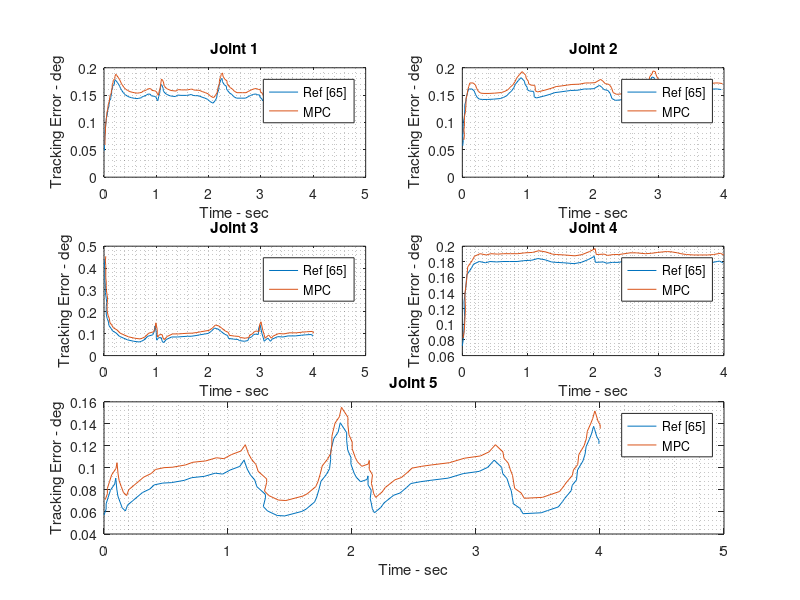

This chart was generated by the following MATLAB code: (Note: this script raises an error after producing the figure.)
clear
clc
close all
%% Defaults for this blog post
width = 8;     % Width in inches
height = 4;    % Height in inches
alw = 0.75;    % AxesLineWidth
fsz =16 ;      % Fontsize
lw = 1;      % LineWidth
msz = 8;       % MarkerSize
%%
j1=[8.63930885529158e-003    4.86326995479706e-002
 8.63930885529158e-003    5.62829727720143e-002
 8.63930885529158e-003    6.44796940834897e-002
 1.72786177105832e-002    7.26752351615150e-002
 1.72786177105832e-002    7.81397160358319e-002
 2.59179265658747e-002    8.90674975510156e-002
 3.45572354211663e-002    9.72630386290408e-002
 4.31965442764579e-002    1.03819235444771e-001
 4.31965442764579e-002    1.07097923969361e-001
 6.04751619870410e-002    1.13652940551641e-001
 6.91144708423326e-002    1.21302033542235e-001
 7.77537796976242e-002    1.25125989920806e-001
 9.50323974082073e-002    1.29495214153360e-001
 9.50323974082073e-002    1.32773902677950e-001
 1.03671706263499e-001    1.36597859056521e-001
 1.03671706263499e-001    1.38783651406248e-001
 1.12311015118790e-001    1.40968263522525e-001
 1.29589632829374e-001    1.43151695405351e-001
 1.29589632829374e-001    1.45883935842510e-001
 1.38228941684665e-001    1.50254340308513e-001
 1.46868250539957e-001    1.54078296687085e-001
 1.46868250539957e-001    1.59542777561402e-001
 1.64146868250540e-001    1.62819105619091e-001
 1.64146868250540e-001    1.66644242231113e-001
 1.98704103671706e-001    1.69918209821903e-001
 1.98704103671706e-001    1.74289794521356e-001
 2.15982721382289e-001    1.78112570666478e-001
 2.33261339092873e-001    1.75924417849851e-001
 2.59179265658747e-001    1.72642188624910e-001
 2.85097192224622e-001    1.68813511312538e-001
 3.02375809935205e-001    1.65532462321047e-001
 3.19654427645788e-001    1.61704965242125e-001
 3.36933045356371e-001    1.58970364338066e-001
 3.71490280777538e-001    1.54047610617380e-001
 4.06047516198704e-001    1.50764201158989e-001
 4.40604751619870e-001    1.48573687875462e-001
 4.83801295896328e-001    1.46381994358484e-001
 5.26997840172786e-001    1.45283197016370e-001
 5.78833693304536e-001    1.44183219440805e-001
 6.30669546436285e-001    1.43629689952673e-001
 6.65226781857451e-001    1.44171417106304e-001
 7.17062634989201e-001    1.45257231880466e-001
 7.34341252699784e-001    1.47440663763292e-001
 7.51619870410367e-001    1.47438303296392e-001
 8.03455723542117e-001    1.49617014245418e-001
 8.38012958963283e-001    1.51798085661344e-001
 8.81209503239741e-001    1.51792184494093e-001
 9.07127429805616e-001    1.48509955269152e-001
 9.58963282937365e-001    1.47956425781020e-001
 9.93520518358531e-001    1.46312360584924e-001
 1.01079913606911e+000    1.41938415418570e-001
 1.02807775377970e+000    1.39750262601943e-001
 1.04535637149028e+000    1.47398175359086e-001
 1.06263498920086e+000    1.52860295766503e-001
 1.07127429805616e+000    1.58323596407369e-001
 1.07991360691145e+000    1.64333345135668e-001
 1.08855291576674e+000    1.69250197689103e-001
 1.10583153347732e+000    1.68154941047339e-001
 1.13174946004320e+000    1.62140471385240e-001
 1.13174946004320e+000    1.58861782860650e-001
 1.14902807775378e+000    1.55580733869159e-001
 1.18358531317495e+000    1.52297324410768e-001
 1.20086393088553e+000    1.51202067769005e-001
 1.26997840172786e+000    1.48460385464245e-001
 1.36501079913607e+000    1.47354506721430e-001
 1.40820734341253e+000    1.50080845991337e-001
 1.46868250539957e+000    1.49526136269754e-001
 1.52915766738661e+000    1.49517874635603e-001
 1.58099352051836e+000    1.49510793234902e-001
 1.64146868250540e+000    1.50595427775614e-001
 1.66738660907127e+000    1.51138335162695e-001
 1.70194384449244e+000    1.49494269966599e-001
 1.74514038876890e+000    1.48941920711917e-001
 1.80561555075594e+000    1.48933659077766e-001
 1.87473002159827e+000    1.46191976773006e-001
 1.92656587473002e+000    1.44545551110010e-001
 1.97840172786177e+000    1.42352677359582e-001
 2.02159827213823e+000    1.38521639580309e-001
 2.08207343412527e+000    1.35234689421568e-001
 2.11663066954644e+000    1.39055105099789e-001
 2.15118790496760e+000    1.44514865040305e-001
 2.15982721382289e+000    1.49431717593740e-001
 2.16846652267819e+000    1.53802122059743e-001
 2.19438444924406e+000    1.60355958408573e-001
 2.19438444924406e+000    1.64727543108027e-001
 2.20302375809935e+000    1.70190843748894e-001
 2.22030237580994e+000    1.74013619894015e-001
 2.22894168466523e+000    1.77837576272587e-001
 2.25485961123110e+000    1.80566276009395e-001
 2.26349892008639e+000    1.74554166814196e-001
 2.29805615550756e+000    1.69084965006078e-001
 2.34125269978402e+000    1.65800375314237e-001
 2.34125269978402e+000    1.64707479139374e-001
 2.34125269978402e+000    1.61428790614784e-001
 2.35853131749460e+000    1.58694189710725e-001
 2.40172786177106e+000    1.53770255756589e-001
 2.44492440604752e+000    1.51032114152179e-001
 2.47948164146868e+000    1.47202256606357e-001
 2.53131749460043e+000    1.44462934768497e-001
 2.63498920086393e+000    1.44448771967095e-001
 2.70410367170626e+000    1.44439330099494e-001
 2.75593952483801e+000    1.47164489135951e-001
 2.79913606911447e+000    1.49344380318427e-001
 2.85961123110151e+000    1.51521911034003e-001
 2.90280777537797e+000    1.52062457954183e-001
 2.93736501079914e+000    1.50418392758088e-001
 2.97192224622030e+000    1.50413671824287e-001
 2.98056155507559e+000    1.46040906891383e-001
 3.01511879049676e+000    1.43303945520424e-001
 3.03239740820734e+000    1.39476448441502e-001
 3.07559395248380e+000    1.48760164760590e-001
 3.08423326133909e+000    1.55862809663752e-001
 3.09287257019438e+000    1.61872558392050e-001
 3.10151187904968e+000    1.66242962858053e-001
 3.11879049676026e+000    1.68972842828311e-001
 3.14470842332613e+000    1.66783509778234e-001
 3.15334773218143e+000    1.61317848670467e-001
 3.16198704103672e+000    1.59130876087290e-001
 3.17926565874730e+000    1.55303379008368e-001
 3.18790496760259e+000    1.53116406425191e-001
 3.23110151187905e+000    1.50378264820782e-001
 3.27429805615551e+000    1.48186571303804e-001
 3.30885529157667e+000    1.46542506107708e-001
 3.36069114470842e+000    1.44896080444712e-001
 3.40388768898488e+000    1.47075971627188e-001
 3.49892008639309e+000    1.47062989059236e-001
 3.55075593952484e+000    1.49241700008262e-001
 3.59395248380130e+000    1.49235798841011e-001
 3.64578833693305e+000    1.49228717440310e-001
 3.69762419006479e+000    1.50314532214472e-001
 3.73218142548596e+000    1.50309811280671e-001
 3.78401727861771e+000    1.49756281792539e-001
 3.82721382289417e+000    1.48111036362993e-001
 3.86177105831533e+000    1.48106315429192e-001
 3.92224622030238e+000    1.45912261445314e-001
 3.94816414686825e+000    1.44269376482668e-001
 3.99136069114471e+000    1.42624131053122e-001];
j2=[6.12398718673450e-003    5.73770491803279e-002
 1.43207084982099e-002    6.72131147540984e-002
 5.34671188995666e-003    7.54098360655738e-002
 1.37083097795365e-002    8.14207650273224e-002
 1.32372338420953e-002    9.23497267759563e-002
 1.29310344827586e-002    9.94535519125683e-002
 2.97719992462785e-002    1.08743169398907e-001
 3.77802901827775e-002    1.22950819672131e-001
 3.74034294328246e-002    1.31693989071038e-001
 5.43150555869606e-002    1.39344262295082e-001
 6.26059920859243e-002    1.46994535519126e-001
 7.95176182400603e-002    1.54644808743169e-001
 9.64763519879405e-002    1.61202185792350e-001
 1.48200489918975e-001    1.61202185792350e-001
 1.82848125117769e-001    1.57377049180328e-001
 2.00348596193706e-001    1.51366120218579e-001
 2.26446203127944e-001    1.45901639344262e-001
 2.61070284529866e-001    1.42622950819672e-001
 3.12817976257773e-001    1.42076502732240e-001
 3.90404183154324e-001    1.42076502732240e-001
 4.76587525909177e-001    1.42622950819672e-001
 5.79988694177501e-001    1.43715846994536e-001
 6.31618616921048e-001    1.45901639344262e-001
 6.83201432070850e-001    1.49180327868852e-001
 7.08898624458263e-001    1.53005464480874e-001
 7.51813642359148e-001    1.57377049180328e-001
 7.86037309214245e-001    1.63387978142077e-001
 8.11616732617298e-001    1.69945355191257e-001
 8.54437535330695e-001    1.76502732240437e-001
 8.97305445637837e-001    1.81967213114754e-001
 9.49312229131336e-001    1.75409836065574e-001
 9.58168456755229e-001    1.69945355191257e-001
 9.92910307141511e-001    1.63934426229508e-001
 9.93075183719616e-001    1.60109289617486e-001
 1.02767571132467e+000    1.57377049180328e-001
 1.08804409270774e+000    1.56830601092896e-001
 1.09685321273789e+000    1.52459016393443e-001
 1.09708875070661e+000    1.46994535519126e-001
 1.13166572451479e+000    1.44808743169399e-001
 1.24359336725080e+000    1.48087431693989e-001
 1.33827963067647e+000    1.51366120218579e-001
 1.41572451479178e+000    1.54644808743169e-001
 1.49326361409459e+000    1.55737704918033e-001
 1.58802053891087e+000    1.57377049180328e-001
 1.65693894855851e+000    1.58469945355191e-001
 1.76898436027888e+000    1.59016393442623e-001
 1.86371773129829e+000    1.61202185792350e-001
 1.92406255888449e+000    1.61202185792350e-001
 2.01024590163934e+000    1.61748633879781e-001
 2.09619370642548e+000    1.67759562841530e-001
 2.13081778782740e+000    1.64480874316940e-001
 2.16548897682306e+000    1.60109289617486e-001
 2.22590446579989e+000    1.58469945355191e-001
 2.26062276238930e+000    1.53005464480874e-001
 2.28688524590164e+000    1.43715846994536e-001
 2.33875070661391e+000    1.40437158469945e-001
 2.49385245901639e+000    1.42076502732240e-001
 2.63171283210854e+000    1.43715846994536e-001
 2.71768419069154e+000    1.49180327868852e-001
 2.71749576031656e+000    1.53551912568306e-001
 2.78613152440173e+000    1.61202185792350e-001
 2.83762012436405e+000    1.66666666666667e-001
 2.84598172225363e+000    1.72677595628415e-001
 2.88025249670247e+000    1.77595628415301e-001
 2.89725833804409e+000    1.83060109289618e-001
 2.93178820425853e+000    1.81967213114754e-001
 2.94062087808555e+000    1.77049180327869e-001
 2.95807424156774e+000    1.72131147540984e-001
 2.98414829470511e+000    1.67213114754098e-001
 3.00150744299981e+000    1.64480874316940e-001
 3.01896080648201e+000    1.59562841530055e-001
 3.05356133408705e+000    1.56830601092896e-001
 3.09661767476917e+000    1.57923497267760e-001
 3.12257395892218e+000    1.55737704918033e-001
 3.13140663274920e+000    1.50819672131148e-001
 3.16605426794799e+000    1.46994535519126e-001
 3.18343697003957e+000    1.43715846994536e-001
 3.21777840587903e+000    1.46994535519126e-001
 3.30384397964952e+000    1.50273224043716e-001
 3.39850668927831e+000    1.54098360655738e-001
 3.51050499340494e+000    1.55737704918033e-001
 3.61385905407952e+000    1.57923497267760e-001
 3.73447804786132e+000    1.59562841530055e-001
 3.84647635198794e+000    1.61202185792350e-001
 3.89820048991897e+000    1.61202185792350e-001
 3.95859242509893e+000    1.60109289617486e-001];
j3=[1.72413793103448e-002    4.39782016348774e-001
 8.62068965517241e-003    4.18528610354223e-001
 1.72413793103448e-002    3.97275204359673e-001
 1.72413793103448e-002    3.67847411444142e-001
 1.72413793103448e-002    3.41689373297003e-001
 2.58620689655172e-002    3.22070844686649e-001
 2.58620689655172e-002    3.05722070844687e-001
 2.58620689655172e-002    2.87738419618529e-001
 4.31034482758621e-002    2.61580381471390e-001
 5.17241379310345e-002    2.43596730245232e-001
 4.31034482758621e-002    2.23978201634877e-001
 4.31034482758621e-002    2.10899182561308e-001
 4.31034482758621e-002    1.89645776566757e-001
 6.03448275862069e-002    1.70027247956403e-001
 8.62068965517241e-002    1.53678474114441e-001
 9.48275862068965e-002    1.37329700272480e-001
 1.29310344827586e-001    1.25885558583106e-001
 1.63793103448276e-001    1.12806539509537e-001
 2.32758620689655e-001    1.02997275204360e-001
 2.93103448275862e-001    8.82833787465940e-002
 3.70689655172414e-001    8.01089918256131e-002
 4.48275862068966e-001    7.19346049046321e-002
 5.68965517241379e-001    6.53950953678474e-002
 6.72413793103448e-001    6.21253405994550e-002
 7.15517241379310e-001    6.53950953678474e-002
 7.67241379310345e-001    7.19346049046321e-002
 8.36206896551724e-001    8.82833787465940e-002
 9.31034482758621e-001    9.48228882833787e-002
 9.56896551724138e-001    1.07901907356948e-001
 9.74137931034483e-001    1.35694822888283e-001
 1.00000000000000e+000    1.04632152588556e-001
 1.00000000000000e+000    8.17438692098093e-002
 1.00862068965517e+000    7.02997275204360e-002
 1.04310344827586e+000    8.17438692098093e-002
 1.09482758620690e+000    8.17438692098093e-002
 1.11206896551724e+000    6.53950953678474e-002
 1.13793103448276e+000    5.88555858310627e-002
 1.18965517241379e+000    7.35694822888283e-002
 1.29310344827586e+000    8.50136239782016e-002
 1.40517241379310e+000    8.50136239782016e-002
 1.49137931034483e+000    8.66485013623978e-002
 1.59482758620690e+000    8.82833787465940e-002
 1.66379310344828e+000    8.82833787465940e-002
 1.75862068965517e+000    9.15531335149864e-002
 1.82758620689655e+000    9.48228882833787e-002
 1.91379310344828e+000    9.80926430517711e-002
 1.99137931034483e+000    1.01362397820163e-001
 2.05172413793103e+000    1.11171662125341e-001
 2.11206896551724e+000    1.25885558583106e-001
 2.18103448275862e+000    1.20980926430518e-001
 2.23275862068966e+000    1.11171662125341e-001
 2.30172413793103e+000    9.80926430517711e-002
 2.36206896551724e+000    9.15531335149864e-002
 2.37931034482759e+000    7.84741144414169e-002
 2.47413793103448e+000    7.52043596730245e-002
 2.56034482758621e+000    7.35694822888283e-002
 2.58620689655172e+000    6.86648501362398e-002
 2.68103448275862e+000    6.53950953678474e-002
 2.75000000000000e+000    6.86648501362398e-002
 2.76724137931034e+000    8.01089918256131e-002
 2.81896551724138e+000    8.50136239782016e-002
 2.85344827586207e+000    9.48228882833787e-002
 2.88793103448276e+000    9.80926430517711e-002
 2.94827586206897e+000    9.64577656675749e-002
 2.95689655172414e+000    1.27520435967302e-001
 2.98275862068966e+000    1.40599455040872e-001
 3.01724137931034e+000    1.01362397820163e-001
 3.04310344827586e+000    8.17438692098093e-002
 3.06034482758621e+000    6.53950953678474e-002
 3.12931034482759e+000    8.01089918256131e-002
 3.18103448275862e+000    6.53950953678474e-002
 3.21551724137931e+000    7.52043596730245e-002
 3.31896551724138e+000    8.66485013623978e-002
 3.42241379310345e+000    8.50136239782016e-002
 3.51724137931034e+000    8.99182561307902e-002
 3.65517241379310e+000    8.99182561307902e-002
 3.77586206896552e+000    9.31880108991826e-002
 3.85344827586207e+000    9.48228882833787e-002
 3.96551724137931e+000    9.64577656675749e-002
 3.99137931034483e+000    8.82833787465940e-002];
j4=[0.00000000000000e+000    7.24795640326975e-002
 1.72413793103448e-002    8.22888283378747e-002
 3.44827586206897e-002    1.10081743869210e-001
 2.58620689655172e-002    1.28610354223433e-001
 5.17241379310345e-002    1.46049046321526e-001
 6.89655172413793e-002    1.63487738419619e-001
 1.37931034482759e-001    1.71662125340599e-001
 1.72413793103448e-001    1.77111716621253e-001
 2.58620689655172e-001    1.80381471389646e-001
 3.53448275862069e-001    1.78746594005450e-001
 4.22413793103448e-001    1.80381471389646e-001
 5.25862068965517e-001    1.79836512261580e-001
 6.20689655172414e-001    1.80381471389646e-001
 7.24137931034483e-001    1.80381471389646e-001
 8.36206896551724e-001    1.80381471389646e-001
 9.39655172413793e-001    1.81471389645777e-001
 1.06034482758621e+000    1.82016348773842e-001
 1.15517241379310e+000    1.84196185286104e-001
 1.26724137931034e+000    1.82561307901907e-001
 1.36206896551724e+000    1.79836512261580e-001
 1.43103448275862e+000    1.79291553133515e-001
 1.55172413793103e+000    1.78746594005450e-001
 1.70689655172414e+000    1.77656675749319e-001
 1.81896551724138e+000    1.79291553133515e-001
 1.93103448275862e+000    1.83106267029973e-001
 2.01724137931034e+000    1.86920980926431e-001
 2.03448275862069e+000    1.79291553133515e-001
 2.15517241379310e+000    1.79836512261580e-001
 2.20689655172414e+000    1.78201634877384e-001
 2.29310344827586e+000    1.79291553133515e-001
 2.37931034482759e+000    1.79291553133515e-001
 2.55172413793103e+000    1.81471389645777e-001
 2.64655172413793e+000    1.81471389645777e-001
 2.78448275862069e+000    1.80381471389646e-001
 2.87931034482759e+000    1.80926430517711e-001
 2.97413793103448e+000    1.82016348773842e-001
 3.10344827586207e+000    1.83106267029973e-001
 3.12068965517241e+000    1.83106267029973e-001
 3.19827586206897e+000    1.82561307901907e-001
 3.27586206896552e+000    1.81471389645777e-001
 3.32758620689655e+000    1.80381471389646e-001
 3.41379310344828e+000    1.79291553133515e-001
 3.52586206896552e+000    1.78746594005450e-001
 3.61206896551724e+000    1.78746594005450e-001
 3.73275862068966e+000    1.78746594005450e-001
 3.82758620689655e+000    1.79291553133515e-001
 3.89655172413793e+000    1.80381471389646e-001
 3.93103448275862e+000    1.80926430517711e-001
 3.98275862068966e+000    1.78746594005450e-001];
j5=[ 0.00000000000000e+000    5.72207084468665e-002
 1.72413793103448e-002    6.25340599455041e-002
 1.72413793103448e-002    6.74386920980926e-002
 3.44827586206897e-002    7.35694822888283e-002
 5.17241379310345e-002    7.97002724795640e-002
 8.62068965517241e-002    8.54223433242507e-002
 9.48275862068965e-002    9.07356948228883e-002
 1.03448275862069e-001    8.05177111716621e-002
 1.12068965517241e-001    7.43869209809264e-002
 1.29310344827586e-001    6.90735694822888e-002
 1.46551724137931e-001    6.37602179836512e-002
 1.72413793103448e-001    6.08991825613079e-002
 1.89655172413793e-001    6.62125340599455e-002
 2.32758620689655e-001    7.02997275204360e-002
 2.67241379310345e-001    7.35694822888283e-002
 3.10344827586207e-001    7.76566757493188e-002
 3.70689655172414e-001    8.09264305177112e-002
 4.05172413793103e-001    8.46049046321526e-002
 4.74137931034483e-001    8.62397820163488e-002
 5.43103448275862e-001    8.66485013623978e-002
 6.46551724137931e-001    8.86920980926430e-002
 7.06896551724138e-001    9.11444141689373e-002
 8.10344827586207e-001    9.23705722070845e-002
 8.96551724137931e-001    9.52316076294278e-002
 9.56896551724138e-001    9.44141689373297e-002
 1.01724137931034e+000    9.80926430517711e-002
 1.09482758620690e+000    1.01362397820163e-001
 1.12931034482759e+000    1.07084468664850e-001
 1.15517241379310e+000    9.89100817438692e-002
 1.18103448275862e+000    9.35967302452316e-002
 1.21551724137931e+000    8.91008174386921e-002
 1.23275862068966e+000    8.29700272479564e-002
 1.30172413793103e+000    7.60217983651226e-002
 1.30172413793103e+000    7.27520435967302e-002
 1.28448275862069e+000    6.49863760217984e-002
 1.31896551724138e+000    6.08991825613079e-002
 1.39655172413793e+000    5.68119891008174e-002
 1.45689655172414e+000    5.64032697547684e-002
 1.59482758620690e+000    6.04904632152589e-002
 1.62931034482759e+000    6.25340599455041e-002
 1.69827586206897e+000    6.90735694822888e-002
 1.71551724137931e+000    7.35694822888283e-002
 1.73275862068966e+000    8.01089918256131e-002
 1.75000000000000e+000    8.78746594005450e-002
 1.79310344827586e+000    9.40054495912807e-002
 1.81896551724138e+000    9.93188010899183e-002
 1.82758620689655e+000    1.07493188010899e-001
 1.82758620689655e+000    1.14441416893733e-001
 1.83620689655172e+000    1.18937329700272e-001
 1.85344827586207e+000    1.26702997275204e-001
 1.88793103448276e+000    1.32425068119891e-001
 1.90517241379310e+000    1.41008174386921e-001
 1.95689655172414e+000    1.32016348773842e-001
 1.95689655172414e+000    1.25068119891008e-001
 1.96551724137931e+000    1.16076294277929e-001
 1.99137931034483e+000    1.09536784741144e-001
 1.99137931034483e+000    1.03405994550409e-001
 2.01724137931034e+000    9.52316076294278e-002
 2.03448275862069e+000    9.15531335149864e-002
 2.06896551724138e+000    8.74659400544959e-002
 2.12068965517241e+000    8.95095367847411e-002
 2.12931034482759e+000    9.27792915531335e-002
 2.12931034482759e+000    8.46049046321526e-002
 2.15517241379310e+000    7.97002724795640e-002
 2.14655172413793e+000    7.19346049046321e-002
 2.15517241379310e+000    6.82561307901907e-002
 2.16379310344828e+000    6.29427792915531e-002
 2.18103448275862e+000    5.92643051771117e-002
 2.23275862068966e+000    6.41689373297003e-002
 2.25862068965517e+000    6.82561307901907e-002
 2.33620689655172e+000    7.52043596730245e-002
 2.38793103448276e+000    7.72479564032698e-002
 2.43965517241379e+000    8.21525885558583e-002
 2.47413793103448e+000    8.58310626702997e-002
 2.55172413793103e+000    8.74659400544959e-002
 2.62931034482759e+000    8.86920980926430e-002
 2.77586206896552e+000    9.07356948228883e-002
 2.89655172413793e+000    9.48228882833787e-002
 3.02586206896552e+000    9.68664850136240e-002
 3.09482758620690e+000    1.00544959128065e-001
 3.14655172413793e+000    1.07084468664850e-001
 3.20689655172414e+000    1.00544959128065e-001
 3.21551724137931e+000    9.48228882833787e-002
 3.25000000000000e+000    9.03269754768392e-002
 3.26724137931034e+000    8.41961852861035e-002
 3.28448275862069e+000    7.92915531335150e-002
 3.29310344827586e+000    7.31607629427793e-002
 3.30172413793103e+000    6.74386920980926e-002
 3.35344827586207e+000    6.33514986376022e-002
 3.37931034482759e+000    5.84468664850136e-002
 3.52586206896552e+000    5.92643051771117e-002
 3.57758620689655e+000    6.13079019073569e-002
 3.66379310344828e+000    6.45776566757493e-002
 3.69827586206897e+000    6.94822888283379e-002
 3.71551724137931e+000    7.23433242506812e-002
 3.76724137931034e+000    7.92915531335150e-002
 3.77586206896552e+000    8.41961852861035e-002
 3.81034482758621e+000    8.91008174386921e-002
 3.81896551724138e+000    9.80926430517711e-002
 3.86206896551724e+000    1.06267029972752e-001
 3.87931034482759e+000    1.12397820163488e-001
 3.88793103448276e+000    1.19346049046322e-001
 3.91379310344828e+000    1.25885558583106e-001
 3.93103448275862e+000    1.30790190735695e-001
 3.94827586206897e+000    1.37738419618529e-001
 3.95689655172414e+000    1.34877384196185e-001
 3.97413793103448e+000    1.28337874659401e-001
 3.99137931034483e+000    1.25068119891008e-001
 3.99137931034483e+000    1.21798365122616e-001];
j6=[3.44827586206897e-002    6.25340599455041e-002
 6.03448275862069e-002    7.19346049046321e-002
 7.75862068965517e-002    8.70572207084469e-002
 9.48275862068965e-002    1.00544959128065e-001
 9.48275862068965e-002    1.09536784741144e-001
 1.20689655172414e-001    9.19618528610354e-002
 1.55172413793103e-001    8.09264305177112e-002
 1.72413793103448e-001    7.47956403269755e-002
 1.98275862068966e-001    6.90735694822888e-002
 2.24137931034483e-001    6.29427792915531e-002
 2.67241379310345e-001    5.80381471389646e-002
 3.01724137931034e-001    5.35422343324251e-002
 4.13793103448276e-001    5.43596730245232e-002
 4.39655172413793e-001    6.00817438692098e-002
 5.43103448275862e-001    6.00817438692098e-002
 5.77586206896552e-001    5.96730245231608e-002
 6.46551724137931e-001    6.17166212534060e-002
 7.06896551724138e-001    6.41689373297003e-002
 7.41379310344828e-001    5.96730245231608e-002
 8.10344827586207e-001    5.80381471389646e-002
 8.62068965517241e-001    5.31335149863760e-002
 9.48275862068966e-001    4.78201634877384e-002
 9.91379310344828e-001    4.08719346049046e-002
 1.05172413793103e+000    3.14713896457766e-002
 1.10344827586207e+000    2.20708446866485e-002
 1.08620689655172e+000    3.59673024523161e-002
 1.12068965517241e+000    4.41416893732970e-002
 1.17241379310345e+000    5.10899182561308e-002
 1.17241379310345e+000    6.45776566757493e-002
 1.19827586206897e+000    7.60217983651226e-002
 1.21551724137931e+000    8.82833787465940e-002
 1.24137931034483e+000    1.03405994550409e-001
 1.23275862068966e+000    1.14032697547684e-001
 1.23275862068966e+000    1.28746594005450e-001
 1.24137931034483e+000    1.37738419618529e-001
 1.29310344827586e+000    1.17711171662125e-001
 1.31896551724138e+000    1.05858310626703e-001
 1.34482758620690e+000    9.48228882833787e-002
 1.34482758620690e+000    7.76566757493188e-002
 1.41379310344828e+000    6.53950953678474e-002
 1.45689655172414e+000    5.68119891008174e-002
 1.51724137931034e+000    4.86376021798365e-002
 1.62068965517241e+000    4.37329700272480e-002
 1.71551724137931e+000    4.94550408719346e-002
 1.80172413793103e+000    5.51771117166212e-002
 1.86206896551724e+000    6.21253405994550e-002
 1.91379310344828e+000    5.80381471389646e-002
 1.99137931034483e+000    5.19073569482289e-002
 2.03448275862069e+000    4.45504087193460e-002
 2.03448275862069e+000    3.63760217983651e-002
 2.05172413793103e+000    5.27247956403270e-002
 2.05172413793103e+000    6.21253405994550e-002
 2.05172413793103e+000    7.43869209809264e-002
 2.08620689655172e+000    8.66485013623978e-002
 2.09482758620690e+000    9.72752043596730e-002
 2.12931034482759e+000    1.07084468664850e-001
 2.15517241379310e+000    9.15531335149864e-002
 2.16379310344828e+000    8.13351498637602e-002
 2.18965517241379e+000    7.23433242506812e-002
 2.21551724137931e+000    6.29427792915531e-002
 2.25862068965517e+000    5.80381471389646e-002
 2.30172413793103e+000    5.43596730245232e-002
 2.37931034482759e+000    5.39509536784741e-002
 2.43965517241379e+000    5.68119891008174e-002
 2.51724137931034e+000    5.84468664850136e-002
 2.65517241379310e+000    6.08991825613079e-002
 2.72413793103448e+000    6.04904632152589e-002
 2.78448275862069e+000    5.55858310626703e-002
 2.86206896551724e+000    5.27247956403270e-002
 2.95689655172414e+000    4.65940054495913e-002
 2.99137931034483e+000    3.92370572207084e-002
 3.03448275862069e+000    3.39237057220708e-002
 3.08620689655172e+000    2.49318801089918e-002
 3.08620689655172e+000    1.88010899182561e-002
 3.13793103448276e+000    3.67847411444142e-002
 3.17241379310345e+000    4.82288828337875e-002
 3.20689655172414e+000    6.21253405994550e-002
 3.19827586206897e+000    7.60217983651226e-002
 3.18965517241379e+000    8.95095367847411e-002
 3.21551724137931e+000    9.72752043596730e-002
 3.23275862068966e+000    1.05858310626703e-001
 3.25862068965517e+000    1.15258855585831e-001
 3.25000000000000e+000    1.31198910081744e-001
 3.31034482758621e+000    1.24659400544959e-001
 3.31896551724138e+000    1.11171662125341e-001
 3.33620689655172e+000    1.02179836512262e-001
 3.34482758620690e+000    9.07356948228883e-002
 3.36206896551724e+000    8.21525885558583e-002
 3.36206896551724e+000    7.31607629427793e-002
 3.42241379310345e+000    6.49863760217984e-002
 3.46551724137931e+000    5.51771117166212e-002
 3.55172413793103e+000    4.82288828337875e-002
 3.68103448275862e+000    4.41416893732970e-002
 3.71551724137931e+000    4.90463215258856e-002
 3.81034482758621e+000    5.51771117166212e-002
 3.88793103448276e+000    6.08991825613079e-002
 3.90517241379310e+000    6.53950953678474e-002
 3.95689655172414e+000    5.96730245231608e-002
 3.99137931034483e+000    5.47683923705722e-002];
figure
pos = get(gcf, 'Position');
set(gcf, 'Position', [pos(1) pos(2) width*100, height*400]); %<- Set size
set(gca, 'FontSize', fsz, 'LineWidth', alw); %<- Set properties
subplot(3,2,1)
plot(j1(:,1),j1(:,2))
hold on
x1=j1(:,1)+0.01;
y1=j1(:,2)+0.01;
plot(x1,y1)
xlabel('Time - sec')
ylabel('Tracking Error - deg')
legend('Ref [65]','MPC')
title('Joint 1')
grid minor
subplot(3,2,2)
plot(j2(:,1),j2(:,2))
hold on
x2=j2(:,1)+0.018;
y2=j2(:,2)+0.011;
plot(x2,y2)
xlabel('Time - sec')
ylabel('Tracking Error - deg')
title('Joint 2')
legend('Ref [65]','MPC')
grid minor
subplot(3,2,3)
plot(j3(:,1),j3(:,2))
hold on
x3=j3(:,1)+0.017;
y3=j3(:,2)+0.014;
plot(x3,y3)
xlabel('Time - sec')
ylabel('Tracking Error - deg')
title('Joint 3')
legend('Ref [65]','MPC')
grid minor
subplot(3,2,4)
plot(j4(:,1),j4(:,2))
hold on
x4=j4(:,1)+0.013;
y4=j4(:,2)+0.01;
plot(x4,y4)
xlabel('Time - sec')
ylabel('Tracking Error - deg')
title('Joint 4')
legend('Ref [65]','MPC')
grid minor
subplot(3,2,[5,6])
plot(j5(:,1),j5(:,2))
hold on
x5=j5(:,1)+0.01;
y5=j5(:,2)+0.014;
plot(x5,y5)
xlabel('Time - sec')
ylabel('Tracking Error - deg')
title('Joint 5')
legend('Ref [65]','MPC')
grid minor
% subplot(3,2,6)
% plot(j6(:,1),j6(:,2))
% hold on
% x6=j6(:,1)+0.015;
% y6=j6(:,2)+0.015;
% plot(x6,y6)
% xlabel('Time - sec')
% ylabel('Tracking Error - deg')
% title('Joint 6')
% legend('Ref [65]','MPC')
% grid minor
%% mse ise   MSE(e)
% MSE_mpc=[MSE(y1);MSE(y2);MSE(y3);MSE(y4);MSE(y5);MSE(y6)];
% MSE_pid=[MSE(j1(:,2));MSE(j2(:,2));MSE(j3(:,2));MSE(j4(:,2));MSE(j5(:,2));MSE(j6(:,2))];
%%
MSE_mpc=[MSE(y1);MSE(y2);MSE(y3);MSE(y4);MSE(y5)];
MSE_pid=[MSE(j1(:,2));MSE(j2(:,2));MSE(j3(:,2));MSE(j4(:,2));MSE(j5(:,2))];
%% ISE  
% ISE_mpc=[trapz(y1)
%          trapz(y2)
%          trapz(y3)
%          trapz(y4)
%          trapz(y5)
%          trapz(y6)];
% ISE_pid=[trapz(j1(:,2))
%          trapz(j2(:,2))
%          trapz(j3(:,2))
%          trapz(j4(:,2))
%          trapz(j5(:,2))
%          trapz(j6(:,2))];
ISE_mpc=[trapz(y1)
         trapz(y2)
         trapz(y3)
         trapz(y4)
         trapz(y5)];
ISE_pid=[trapz(j1(:,2))
         trapz(j2(:,2))
         trapz(j3(:,2))
         trapz(j4(:,2))
         trapz(j5(:,2))];
%%
figure
subplot(2,1,1)
bar(MSE_mpc)
hold on
bar(MSE_pid)
legend('MPC','Ref [65]')
title('Mean Sqaure Error')
grid minor  
xlabel('Joints')
ylabel('MSE')
subplot(2,1,2)
bar(ISE_mpc)
hold on
bar(ISE_pid)
legend('MPC','Ref [65]')
grid minor
xlabel('Joints')
ylabel('ISE')
title('Integral Sqaure Error')
